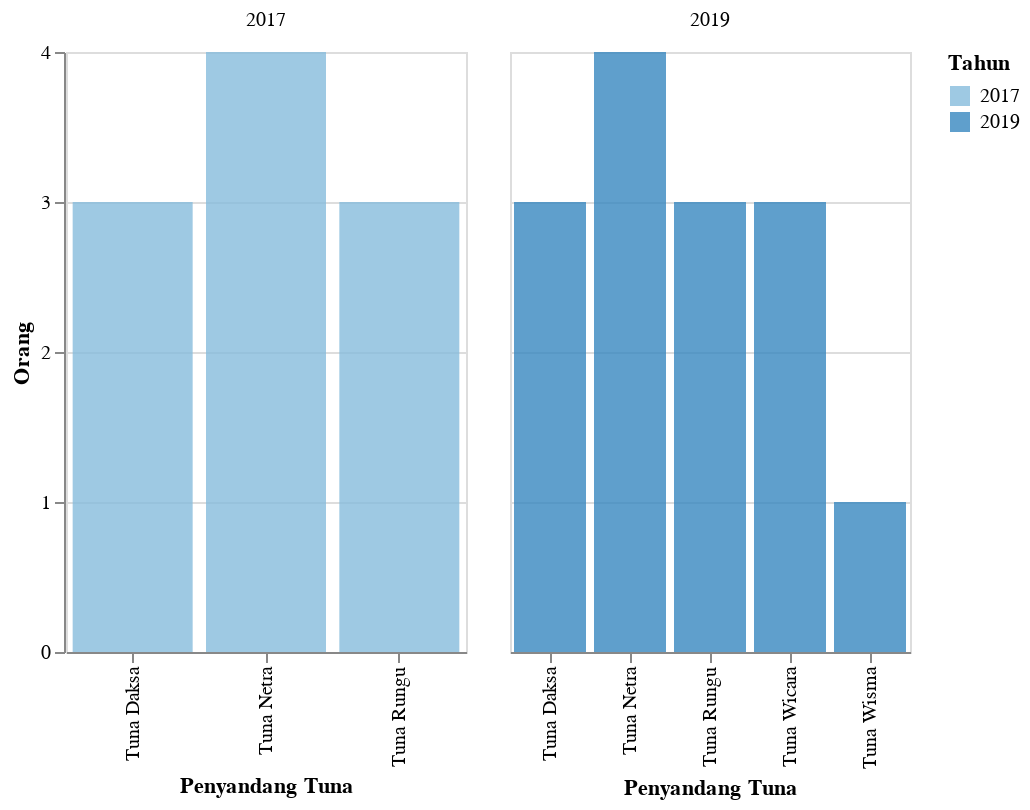

This figure's notebook cell:
### Markdown cell above
<h2> Penyandang Tuna</h2>

### Code cell
df_7 = data('Penyandang Tuna')
plot7 = plot_2(df_7,'Orang','Penyandang Tuna',200)
plot7

### Figure 1 — Vega-Lite specification as saved in the notebook (floating-point values rounded to 4 significant figures)
{"config": {"view": {"continuousWidth": 400, "continuousHeight": 300}}, "data": {"name": "data-0d939ca247a884e6ce47cf9f2be27a62"}, "mark": {"type": "bar", "opacity": 0.8}, "encoding": {"color": {"condition": {"type": "nominal", "field": "Tahun", "scale": {"scheme": "blues"}, "selection": "selector001"}, "value": "lightgray"}, "column": {"type": "ordinal", "field": "Tahun", "title": ""}, "tooltip": [{"type": "quantitative", "field": "Tahun"}, {"type": "nominal", "field": "Keterangan"}, {"type": "quantitative", "field": "N"}, {"type": "nominal", "field": "Satuan"}], "x": {"type": "ordinal", "field": "Keterangan", "title": "Penyandang Tuna"}, "y": {"type": "quantitative", "axis": {"tickMinStep": 1}, "field": "N", "title": "Orang"}}, "resolve": {"scale": {"x": "independent"}}, "selection": {"selector001": {"type": "single", "encodings": ["y", "color"]}, "selector010": {"type": "interval", "bind": "scales", "encodings": ["x", "y"]}}, "width": 200, "$schema": "https://vega.github.io/schema/vega-lite/v4.8.1.json", "datasets": {"data-0d939ca247a884e6ce47cf9f2be27a62": [{"Tahun": 2017, "Kode": 1, "Data": "Kependudukan", "Kode Kategori": 1.9, "Kategori": "Penyandang Tuna", "Keterangan": "Tuna Netra", "N": 4.0, "Satuan": "Orang"}, {"Tahun": 2017, "Kode": 1, "Data": "Kependudukan", "Kode Kategori": 1.9, "Kategori": "Penyandang Tuna", "Keterangan": "Tuna Rungu", "N": 3.0, "Satuan": "Orang"}, {"Tahun": 2017, "Kode": 1, "Data": "Kependudukan", "Kode Kategori": 1.9, "Kategori": "Penyandang Tuna", "Keterangan": "Tuna Grahita", "N": null, "Satuan": "Orang"}, {"Tahun": 2017, "Kode": 1, "Data": "Kependudukan", "Kode Kategori": 1.9, "Kategori": "Penyandang Tuna", "Keterangan": "Tuna Daksa", "N": 3.0, "Satuan": "Orang"}, {"Tahun": 2017, "Kode": 1, "Data": "Kependudukan", "Kode Kategori": 1.9, "Kategori": "Penyandang Tuna", "Keterangan": "Tuna Susila", "N": null, "Satuan": "Orang"}, {"Tahun": 2019, "Kode": 1, "Data": "Kependudukan", "Kode Kategori": 1.9, "Kategori": "Penyandang Tuna", "Keterangan": "Tuna Netra", "N": 4.0, "Satuan": "Orang"}, {"Tahun": 2019, "Kode": 1, "Data": "Kependudukan", "Kode Kategori": 1.9, "Kategori": "Penyandang Tuna", "Keterangan": "Tuna Rungu", "N": 3.0, "Satuan": "Orang"}, {"Tahun": 2019, "Kode": 1, "Data": "Kependudukan", "Kode Kategori": 1.9, "Kategori": "Penyandang Tuna", "Keterangan": "Tuna Grahita", "N": null, "Satuan": "Orang"}, {"Tahun": 2019, "Kode": 1, "Data": "Kependudukan", "Kode Kategori": 1.9, "Kategori": "Penyandang Tuna", "Keterangan": "Tuna Daksa", "N": 3.0, "Satuan": "Orang"}, {"Tahun": 2019, "Kode": 1, "Data": "Kependudukan", "Kode Kategori": 1.9, "Kategori": "Penyandang Tuna", "Keterangan": "Tuna Susila", "N": null, "Satuan": "Orang"}, {"Tahun": 2019, "Kode": 1, "Data": "Kependudukan", "Kode Kategori": 1.9, "Kategori": "Penyandang Tuna", "Keterangan": "Tuna Wisma", "N": 1.0, "Satuan": "Orang"}, {"Tahun": 2019, "Kode": 1, "Data": "Kependudukan", "Kode Kategori": 1.9, "Kategori": "Penyandang Tuna", "Keterangan": "Tuna Wicara", "N": 3.0, "Satuan": "Orang"}]}}
